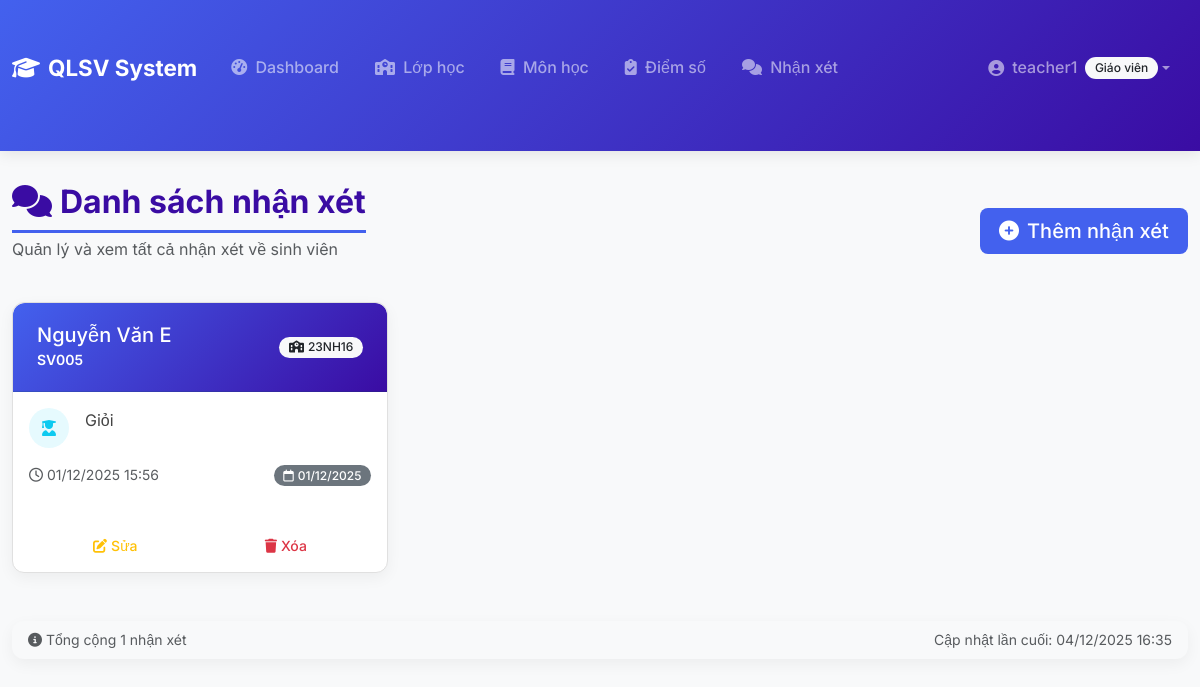
Screenshot of /teacher/notes/ (signed in) with the database file from the repository.
### accounts/models.py (models this page shows, shortened)
class CustomUser(AbstractUser):
    ROLE_CHOICES = (
        ('admin', 'Admin'),
        ('teacher', 'Giáo viên'),
        ('student', 'Sinh viên'),
    )
    role = models.CharField(max_length=10, choices=ROLE_CHOICES, default='student')

### teacher/models.py (models this page shows, shortened)
class TeacherNote(models.Model):
    teacher = models.ForeignKey(
        User,
        on_delete=models.CASCADE,
        related_name='teacher_notes',
        limit_choices_to={'role': 'teacher'},
        verbose_name="Giáo viên"
    )
    student = models.ForeignKey(
        Student,
        on_delete=models.CASCADE,
        related_name='teacher_notes',
        verbose_name="Sinh viên"
    )
    class_obj = models.ForeignKey(
        Class,
        on_delete=models.CASCADE,
        related_name='teacher_notes',
        null=True,
        blank=True,
        verbose_name="Lớp học"
    )
    note = models.TextField(verbose_name="Nhận xét/Ghi chú")
    created_at = models.DateTimeField(auto_now_add=True)
    updated_at = models.DateTimeField(auto_now=True)
    class Meta:
        verbose_name = "Nhận xét giáo viên"
        verbose_name_plural = "Nhận xét giáo viên"
        ordering = ['-created_at']

### student/models.py (models this page shows, shortened)
class Student(models.Model):
    user = models.OneToOneField(User, on_delete=models.CASCADE, null=True, blank=True)
    ma_sv = models.CharField(max_length=20, unique=True)  # Mã sinh viên
    ho_ten = models.CharField(max_length=100)
    ngay_sinh = models.DateField()
    lop = models.CharField(max_length=50)
    email = models.EmailField(unique=True)

### classes/models.py (models this page shows, shortened)
class Class(models.Model):
    ma_lop = models.CharField(max_length=20, unique=True, verbose_name="Mã lớp")
    ten_lop = models.CharField(max_length=100, verbose_name="Tên lớp")
    giao_vien_chu_nhiem = models.ForeignKey(
        User,
        on_delete=models.SET_NULL,
        null=True,
        blank=True,
        related_name='classes_managed',
        limit_choices_to={'role': 'teacher'},
        verbose_name="Giáo viên chủ nhiệm"
    )
    students = models.ManyToManyField(
        Student,
        related_name='classes',
        blank=True,
        verbose_name="Sinh viên"
    )
    nam_hoc = models.CharField(max_length=20, default="2024-2025", verbose_name="Năm học")
    created_at = models.DateTimeField(auto_now_add=True)
    updated_at = models.DateTimeField(auto_now=True)
    class Meta:
        verbose_name = "Lớp học"
        verbose_name_plural = "Lớp học"
        ordering = ['ma_lop']

### teacher/views.py (the view)
# urls.py: path('notes/', views.teacher_note_list, name='teacher_note_list'),
@login_required
@user_passes_test(is_teacher)
def teacher_note_list(request):
    teacher = request.user
    notes = TeacherNote.objects.filter(teacher=teacher).select_related('student', 'class_obj').order_by('-created_at')
    return render(request, 'teacher/note_list.html', {
        'teacher': teacher,
        'notes': notes
    })

### teacher/views.py (called while the page is built)
def is_teacher(user):
    return user.is_authenticated and user.role == 'teacher'

### teacher/templates/teacher/note_list.html (shortened to what this page needs)
{% extends 'base.html' %}
{% block content %}
<div class="row mb-4">
    <div class="col-12">
        <div class="d-flex justify-content-between align-items-center">
            <div>
                <h2 class="page-title mb-1"><i class="fas fa-comments me-2"></i>Danh sách nhận xét</h2>
                <p class="text-muted">Quản lý và xem tất cả nhận xét về sinh viên</p>
            </div>
            <a href="{% url 'teacher_note_create' %}" class="btn btn-primary btn-lg">
                <i class="fas fa-plus-circle me-2"></i>Thêm nhận xét
            </a>
        </div>
    </div>
</div>
{% if notes %}
    <div class="row">
        {% for note in notes %}
            <div class="col-xl-4 col-lg-6 mb-4">
                <div class="card h-100 border-hover">
                    <div class="card-header d-flex justify-content-between align-items-center bg-gradient-primary text-white">
                        <div>
                            <h5 class="mb-0">{{ note.student.ho_ten }}</h5>
                            <small>{{ note.student.ma_sv }}</small>
                        </div>
                        {% if note.class_obj %}
                            <span class="badge bg-light text-dark">
                                <i class="fas fa-school me-1"></i>{{ note.class_obj.ma_lop }}
                            </span>
                        {% endif %}
                    </div>
                    <div class="card-body">
                        <div class="d-flex mb-3">
                            <div class="flex-shrink-0">
                                <div class="avatar-circle-sm bg-info bg-opacity-10 text-info">
                                    <i class="fas fa-user-graduate"></i>
                                </div>
                            </div>
                            <div class="flex-grow-1 ms-3">
                                <p class="card-text note-content">{{ note.note }}</p>
                            </div>
                        </div>
                        <div class="d-flex justify-content-between align-items-center">
                            <small class="text-muted">
                                <i class="far fa-clock me-1"></i>{{ note.created_at|date:"d/m/Y H:i" }}
                            </small>
                            <span class="badge bg-secondary">
                                <i class="far fa-calendar me-1"></i>{{ note.created_at|date:"d/m/Y" }}
                            </span>
                        </div>
                    </div>
                    <div class="card-footer bg-transparent border-top-0 pt-0">
                        <div class="btn-group w-100" role="group">
                            <a href="{% url 'teacher_note_update' note.pk %}" class="btn btn-outline-warning btn-sm">
                                <i class="fas fa-edit me-1"></i>Sửa
                            </a>
                            <a href="{% url 'teacher_note_delete' note.pk %}" class="btn btn-outline-danger btn-sm">
                                <i class="fas fa-trash me-1"></i>Xóa
                            </a>
                        </div>
                    </div>
                </div>
            </div>
        {% endfor %}
    </div>
    <div class="row mt-4">
        <div class="col-12">
            <div class="card bg-light">
                <div class="card-body py-2">
                    <div class="d-flex justify-content-between align-items-center">
                        <small class="text-muted">
                            <i class="fas fa-info-circle me-1"></i>Tổng cộng {{ notes|length }} nhận xét
                        </small>
                        <small class="text-muted">
                            Cập nhật lần cuối: {% now "d/m/Y H:i" %}
                        </small>
                    </div>
                </div>
            </div>
        </div>
    </div>
{% endif %}
{% endblock %}

### student/templates/base.html (shortened to what this page needs)
<!DOCTYPE html>
<html lang="vi">
<head>
    <link href="https://cdn.jsdelivr.net/npm/bootstrap@5.3.3/dist/css/bootstrap.min.css" rel="stylesheet">
    <link rel="stylesheet" href="https://cdnjs.cloudflare.com/ajax/libs/font-awesome/6.4.0/css/all.min.css">
</head>
<body class="bg-light">
<nav class="navbar navbar-expand-lg navbar-dark" style="background: linear-gradient(135deg, var(--primary-color), var(--secondary-color));">
    <div class="container">
        <a class="navbar-brand d-flex align-items-center" href="{% if user.is_authenticated %}{% url 'home' %}{% else %}{% url 'login' %}{% endif %}">
            <i class="fas fa-graduation-cap me-2"></i>
            <span>QLSV System</span>
        </a>
        <div class="collapse navbar-collapse" id="navbarNav">
            <ul class="navbar-nav me-auto">
                {% if user.is_authenticated %}
                    {% if user.role == 'admin' %}
                        <li class="nav-item dropdown">
                            <a class="nav-link dropdown-toggle" href="#" id="adminDropdown" role="button" data-bs-toggle="dropdown">
                                <i class="fas fa-tachometer-alt me-1"></i> Quản trị
                            </a>
                            <ul class="dropdown-menu">
                                <li><a class="dropdown-item" href="{% url 'dashboard' %}">
                                    <i class="fas fa-chart-line me-2"></i>Dashboard
                                </a></li>
                                <li><hr class="dropdown-divider"></li>
                                <li><h6 class="dropdown-header">Quản lý hệ thống</h6></li>
                                <li><a class="dropdown-item" href="{% url 'admin_user_list' %}">
                                    <i class="fas fa-users-cog me-2"></i>Tài khoản người dùng
                                </a></li>
                                <li><a class="dropdown-item" href="{% url 'admin_teacher_list' %}">
                                    <i class="fas fa-chalkboard-teacher me-2"></i>Giáo viên
                                </a></li>
                            </ul>
                        </li>
                        <li class="nav-item">
                            <a href="{% url 'student_list' %}" class="nav-link">
                                <i class="fas fa-users me-1"></i> Sinh viên
                            </a>
                        </li>
                        <li class="nav-item">
                            <a href="{% url 'class_list' %}" class="nav-link">
                                <i class="fas fa-school me-1"></i> Lớp học
                            </a>
                        </li>
                        <li class="nav-item">
                            <a href="{% url 'subject_list' %}" class="nav-link">
                                <i class="fas fa-book me-1"></i> Môn học
                            </a>
                        </li>
                        <li class="nav-item">
                            <a href="{% url 'grade_list' %}" class="nav-link">
                                <i class="fas fa-clipboard-check me-1"></i> Điểm số
                            </a>
                        </li>
                    {% elif user.role == 'teacher' %}
                        <li class="nav-item">
                            <a href="{% url 'teacher_dashboard' %}" class="nav-link">
                                <i class="fas fa-tachometer-alt me-1"></i> Dashboard
                            </a>
                        </li>
                        <li class="nav-item">
                            <a href="{% url 'class_list' %}" class="nav-link">
                                <i class="fas fa-school me-1"></i> Lớp học
                            </a>
                        </li>
                        <li class="nav-item">
                            <a href="{% url 'subject_list' %}" class="nav-link">
                                <i class="fas fa-book me-1"></i> Môn học
                            </a>
                        </li>
                        <li class="nav-item">
                            <a href="{% url 'grade_list' %}" class="nav-link">
                                <i class="fas fa-clipboard-check me-1"></i> Điểm số
                            </a>
                        </li>
                        <li class="nav-item">
                            <a href="{% url 'teacher_note_list' %}" class="nav-link">
                                <i class="fas fa-comments me-1"></i> Nhận xét
                            </a>
                        </li>
                    {% endif %}
                {% endif %}
            </ul>
            <ul class="navbar-nav">
                {% if user.is_authenticated %}
                    <li class="nav-item dropdown">
                        <a class="nav-link dropdown-toggle d-flex align-items-center" href="#" id="userDropdown" role="button" data-bs-toggle="dropdown">
                            <i class="fas fa-user-circle me-2"></i>
                            <span>{{ user.username }}</span>
                            <span class="badge bg-light text-dark ms-2">{{ user.get_role_display }}</span>
                        </a>
                    </li>
                {% else %}
                    <li class="nav-item">
                        <a href="{% url 'login' %}" class="nav-link">
                            <i class="fas fa-sign-in-alt me-1"></i> Đăng nhập
                        </a>
                    </li>
                {% endif %}
            </ul>
        </div>
    </div>
</nav>
<div class="container">
    {% block content %}{% endblock %}
</div>
</body>
</html>

### student/templates/base.html (style rules this page uses)
:root { --primary-color: #4361ee; --secondary-color: #3a0ca3; --success-color: #06d6a0; --info-color: #118ab2; --warning-color: #ffd166; --danger-color: #ef476f; --light-color: #f8f9fa; --dark-color: #212529; }
body { font-family: 'Inter', sans-serif; background-color: #f5f7fb; color: #333; line-height: 1.6; }
.navbar { box-shadow: 0 2px 15px rgba(0,0,0,0.1); padding-top: 0.8rem; padding-bottom: 0.8rem; }
.navbar-brand { font-weight: 700; font-size: 1.4rem; color: white !important; }
.nav-link { font-weight: 500; padding: 0.5rem 1rem !important; border-radius: 4px; margin: 0 2px; transition: all 0.2s ease; }
.container { max-width: 1400px; padding-top: 2rem; padding-bottom: 3rem; }
.card { border: none; border-radius: 12px; box-shadow: 0 5px 15px rgba(0,0,0,0.05); transition: transform 0.3s ease, box-shadow 0.3s ease; margin-bottom: 1.5rem; overflow: hidden; }
.card-header { border-radius: 12px 12px 0 0 !important; padding: 1.2rem 1.5rem; font-weight: 600; }
.btn { border-radius: 8px; padding: 0.5rem 1.2rem; font-weight: 500; transition: all 0.2s ease; border: none; }
.btn-primary { background-color: var(--primary-color); }
.badge { padding: 0.4em 0.8em; border-radius: 20px; font-weight: 500; }
.page-title { color: var(--secondary-color); font-weight: 700; margin-bottom: 1.5rem; padding-bottom: 0.5rem; border-bottom: 3px solid var(--primary-color); display: inline-block; }

### teacher/templates/teacher/note_list.html (style rules this page uses)
.avatar-circle-sm { width: 40px; height: 40px; border-radius: 50%; display: flex; align-items: center; justify-content: center; font-size: 1rem; }
.border-hover { transition: all 0.3s ease; border: 1px solid #e0e0e0; }
.note-content { line-height: 1.6; color: #444; }
.bg-gradient-primary { background: linear-gradient(135deg, var(--primary-color), var(--secondary-color)); }

### rows the page displays
CustomUser: username "teacher1", role "Giáo viên"
TeacherNote: student.ho_ten "Nguyễn Văn E", student.ma_sv "SV005", class_obj.ma_lop "23NH16", note "Giỏi", created_at "01/12/2025 15:56", created_at "01/12/2025"

### other values shown
{{ notes|length }} "1"
